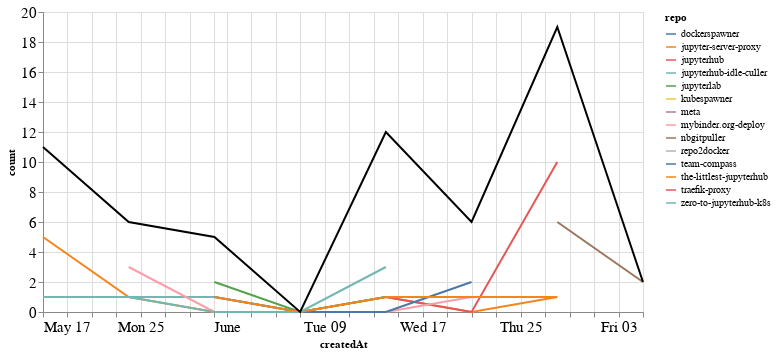

The code cell stored with this chart in its notebook:
### Markdown cell above
## Comments

### Code cell
comments_time = comments.groupby('repo').resample('W', on='createdAt').count()['author'].reset_index()
comments_time = comments_time.rename(columns={'author': 'count'})
comments_time_total = comments_time.groupby('createdAt').agg({"count": "sum"}).reset_index()
ch1 = alt.Chart(comments_time, width=600).mark_line().encode(
    x='createdAt',
    y='count',
    color='repo',
    tooltip="repo"
)

ch2 = alt.Chart(comments_time_total, width=600).mark_line(color="black").encode(
    x='createdAt',
    y='count',
)

ch1 + ch2

### Figure 1 — Vega-Lite specification as saved in the notebook (floating-point values rounded to 4 significant figures)
{"config": {"axisLeft": {"labelFontSize": 15}, "axisBottom": {"labelFontSize": 15}}, "layer": [{"data": {"name": "data-8389e8eebe14d28ef17afe4b3f4d363a"}, "mark": "line", "encoding": {"color": {"type": "nominal", "field": "repo"}, "tooltip": {"type": "nominal", "field": "repo"}, "x": {"type": "temporal", "field": "createdAt"}, "y": {"type": "quantitative", "field": "count"}}, "width": 600}, {"data": {"name": "data-99c4b575a0b28d8d9a86a18f99504194"}, "mark": {"type": "line", "color": "black"}, "encoding": {"x": {"type": "temporal", "field": "createdAt"}, "y": {"type": "quantitative", "field": "count"}}, "width": 600}], "$schema": "https://vega.github.io/schema/vega-lite/v4.8.1.json", "datasets": {"data-8389e8eebe14d28ef17afe4b3f4d363a": [{"repo": "dockerspawner", "createdAt": "2020-06-14T00:00:00", "count": 4}, {"repo": "jupyter-server-proxy", "createdAt": "2020-05-17T00:00:00", "count": 5}, {"repo": "jupyter-server-proxy", "createdAt": "2020-05-24T00:00:00", "count": 1}, {"repo": "jupyter-server-proxy", "createdAt": "2020-05-31T00:00:00", "count": 0}, {"repo": "jupyter-server-proxy", "createdAt": "2020-06-07T00:00:00", "count": 0}, {"repo": "jupyter-server-proxy", "createdAt": "2020-06-14T00:00:00", "count": 1}, {"repo": "jupyter-server-proxy", "createdAt": "2020-06-21T00:00:00", "count": 0}, {"repo": "jupyter-server-proxy", "createdAt": "2020-06-28T00:00:00", "count": 1}, {"repo": "jupyterhub", "createdAt": "2020-06-14T00:00:00", "count": 1}, {"repo": "jupyterhub", "createdAt": "2020-06-21T00:00:00", "count": 0}, {"repo": "jupyterhub", "createdAt": "2020-06-28T00:00:00", "count": 10}, {"repo": "jupyterhub-idle-culler", "createdAt": "2020-05-24T00:00:00", "count": 1}, {"repo": "jupyterhub-idle-culler", "createdAt": "2020-05-31T00:00:00", "count": 1}, {"repo": "jupyterhub-idle-culler", "createdAt": "2020-06-07T00:00:00", "count": 0}, {"repo": "jupyterhub-idle-culler", "createdAt": "2020-06-14T00:00:00", "count": 1}, {"repo": "jupyterhub-idle-culler", "createdAt": "2020-06-21T00:00:00", "count": 1}, {"repo": "jupyterlab", "createdAt": "2020-05-31T00:00:00", "count": 2}, {"repo": "jupyterlab", "createdAt": "2020-06-07T00:00:00", "count": 0}, {"repo": "jupyterlab", "createdAt": "2020-06-14T00:00:00", "count": 1}, {"repo": "kubespawner", "createdAt": "2020-06-21T00:00:00", "count": 1}, {"repo": "meta", "createdAt": "2020-06-28T00:00:00", "count": 1}, {"repo": "mybinder.org-deploy", "createdAt": "2020-05-24T00:00:00", "count": 3}, {"repo": "mybinder.org-deploy", "createdAt": "2020-05-31T00:00:00", "count": 0}, {"repo": "mybinder.org-deploy", "createdAt": "2020-06-07T00:00:00", "count": 0}, {"repo": "mybinder.org-deploy", "createdAt": "2020-06-14T00:00:00", "count": 0}, {"repo": "mybinder.org-deploy", "createdAt": "2020-06-21T00:00:00", "count": 1}, {"repo": "nbgitpuller", "createdAt": "2020-06-28T00:00:00", "count": 6}, {"repo": "nbgitpuller", "createdAt": "2020-07-05T00:00:00", "count": 2}, {"repo": "repo2docker", "createdAt": "2020-05-17T00:00:00", "count": 1}, {"repo": "team-compass", "createdAt": "2020-05-31T00:00:00", "count": 1}, {"repo": "team-compass", "createdAt": "2020-06-07T00:00:00", "count": 0}, {"repo": "team-compass", "createdAt": "2020-06-14T00:00:00", "count": 0}, {"repo": "team-compass", "createdAt": "2020-06-21T00:00:00", "count": 2}, {"repo": "the-littlest-jupyterhub", "createdAt": "2020-05-31T00:00:00", "count": 1}, {"repo": "the-littlest-jupyterhub", "createdAt": "2020-06-07T00:00:00", "count": 0}, {"repo": "the-littlest-jupyterhub", "createdAt": "2020-06-14T00:00:00", "count": 1}, {"repo": "the-littlest-jupyterhub", "createdAt": "2020-06-21T00:00:00", "count": 1}, {"repo": "the-littlest-jupyterhub", "createdAt": "2020-06-28T00:00:00", "count": 1}, {"repo": "traefik-proxy", "createdAt": "2020-05-17T00:00:00", "count": 4}, {"repo": "zero-to-jupyterhub-k8s", "createdAt": "2020-05-17T00:00:00", "count": 1}, {"repo": "zero-to-jupyterhub-k8s", "createdAt": "2020-05-24T00:00:00", "count": 1}, {"repo": "zero-to-jupyterhub-k8s", "createdAt": "2020-05-31T00:00:00", "count": 0}, {"repo": "zero-to-jupyterhub-k8s", "createdAt": "2020-06-07T00:00:00", "count": 0}, {"repo": "zero-to-jupyterhub-k8s", "createdAt": "2020-06-14T00:00:00", "count": 3}], "data-99c4b575a0b28d8d9a86a18f99504194": [{"createdAt": "2020-05-17T00:00:00", "count": 11}, {"createdAt": "2020-05-24T00:00:00", "count": 6}, {"createdAt": "2020-05-31T00:00:00", "count": 5}, {"createdAt": "2020-06-07T00:00:00", "count": 0}, {"createdAt": "2020-06-14T00:00:00", "count": 12}, {"createdAt": "2020-06-21T00:00:00", "count": 6}, {"createdAt": "2020-06-28T00:00:00", "count": 19}, {"createdAt": "2020-07-05T00:00:00", "count": 2}]}}
